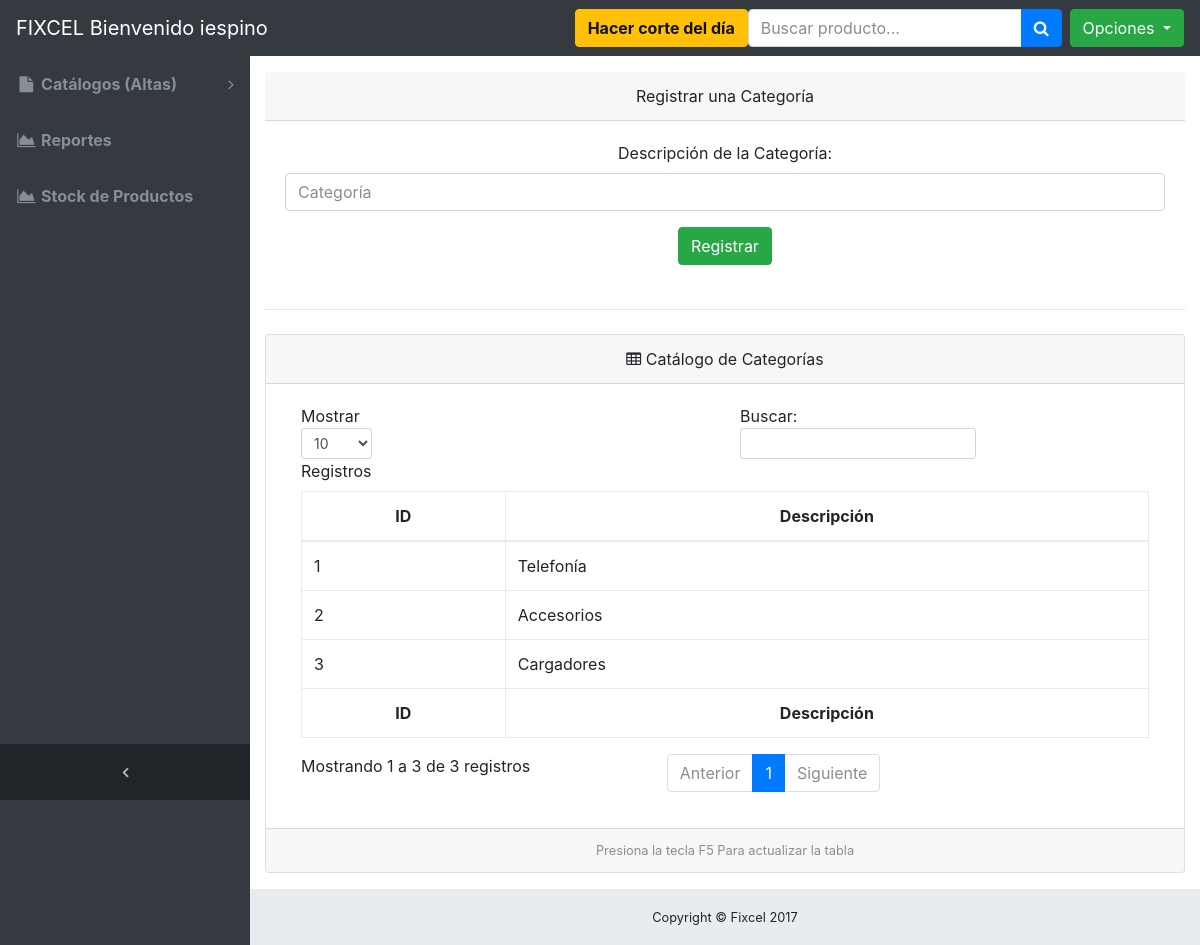
The page /altas_categorias.php (signed in) on the database as committed earlier.
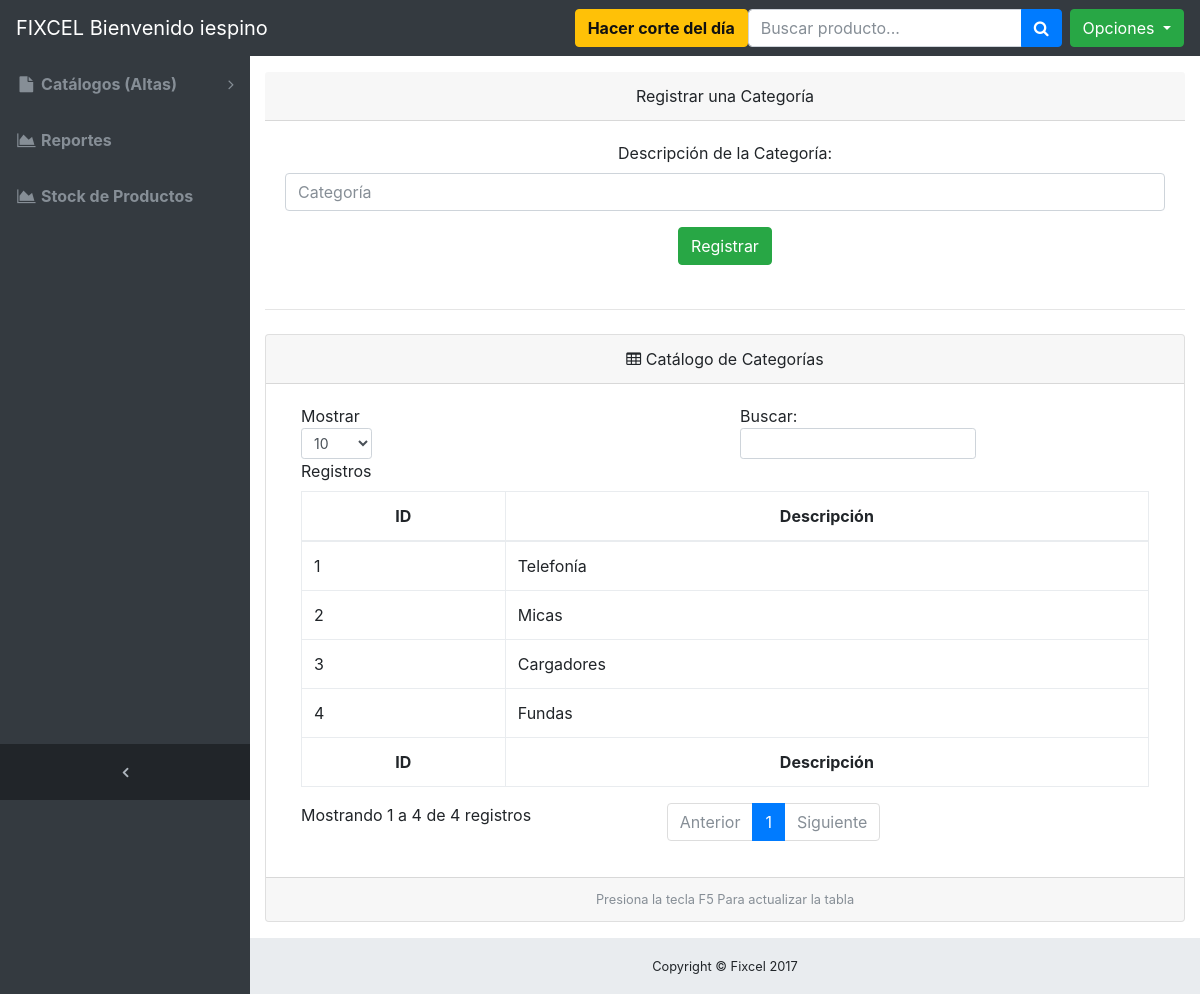
The same page on the database as committed later.
### tables this page shows
CREATE TABLE IF NOT EXISTS `categoria_productos` (
`id_categoria` int(11) NOT NULL,
  `descripcion_categoria` text NOT NULL
);

### application/DB_Connect.php (called while the page is built, shortened)
<?php
class DB_Connect {
    public function connect()
    {
        $con = new PDO('mysql:host=localhost;dbname=fixcel;charset=utf8', 'root', 'Password1');
        $con->setAttribute(PDO::ATTR_EMULATE_PREPARES, false);
        $con->setAttribute(PDO::ATTR_ERRMODE, PDO::ERRMODE_EXCEPTION);
        return $con;
    }
}
?>

### controllers/ControllerCategorias.php (called while the page is built, shortened)
<?php
 require_once 'application/DB_Connect.php';
class ControllerCategorias
{
    private $pdo;
    function __construct()
    {
        $this->db = new DB_Connect();
        $this->pdo = $this->db->connect();
    }
    public function getAllCategorias()
    {
        $stmt = $this->pdo->prepare('SELECT * FROM categoria_productos order by descripcion_categoria asc');
        $result = $stmt->execute( );
        $array = array();
        $ind = 0;
        foreach ($stmt as $row)
        {
            $itm = new Categorias();
            $itm->id_categoria = $row['id_categoria'];
            $itm->descripcion_categoria = $row['descripcion_categoria'];
            $array[$ind] = $itm;
            $ind++;
        }
        return $array;
    }
}
?>

### altas_categorias.php (the view, shortened to what this page needs)
<?php
require_once 'controllers/ControllerCategorias.php';
$controller_categorias = new ControllerCategorias();
$categorias = $controller_categorias->getAllCategorias();
?>
<!DOCTYPE html>
<html lang="en">
<head>
  <link href="vendor/bootstrap/css/bootstrap.min.css" rel="stylesheet">
  <link href="vendor/font-awesome/css/font-awesome.min.css" rel="stylesheet" type="text/css">
  <link href="css/sb-admin.css" rel="stylesheet">
  <link rel="stylesheet" href="dist_alert/sweetalert.css">
</head>
<body class="fixed-nav sticky-footer bg-dark" id="page-top">
      <?php
        include("menu.php");
      ?>
  <div class="content-wrapper">
    <div class="container-fluid">
     <center><div class="card-header">Registrar una Categoría</div></center>
          <div class="card-body">
           <form action="altas_categorias.php" method="post"  data-ajax="false">
              <div class="form-group">
                <center><label for="exampleInputPassword1">Descripción de la Categoría:</label></center>
                <input class="form-control" id="descripcion_categoria" name="descripcion_categoria" type="text" placeholder="Categoría" required>
              </div>
          <center> <input type="submit" class="btn btn-success" id="registrar" name="registrar" value="Registrar"> </center>
            </form>
         </div>
        <hr class="my-4">
      <div class="card mb-3">
        <center><div class="card-header">
          <i class="fa fa-table"></i> Catálogo de Categorías</div></center>
        <div class="card-body">
          <div class="table-responsive">
            <table class="table table-bordered" id="dataTable" width="100%" cellspacing="0">
              <thead>
                <tr>
                  <th><center>ID</center></th>
                  <th><center>Descripción</center></th>
                </tr>
              </thead>
              <tfoot>
                <tr>
                  <th><center>ID</center></th>
                  <th><center>Descripción</center></th>
                </tr>
              </tfoot>
              <tbody>
              <?php
                  foreach ($categorias as $u)
                  {
             echo "<tr>
                      <td>$u->id_categoria</td>
                      <td>$u->descripcion_categoria</td>
                 </tr>";
                  }
                ?>
              </tbody>
            </table>
          </div>
        </div>
        <center><div class="card-footer small text-muted">Presiona la tecla F5 Para actualizar la tabla</div></center>
      </div>
    </div>
    <?php
    include ("footer.php");
    ?>
  </div>
</body>
</html>

Rows that differ between the two databases and show on the page:
shown differently, row unchanged: categoria_productos "Cargadores": moves up the list
added categoria_productos: id_categoria "4", descripcion_categoria "Fundas"
changed categoria_productos id 2: descripcion_categoria "Accesorios" → "Micas"
Other text that changed with them:
text written by a page script: "Mostrar Registros Buscar: Mostrando 1 a 3 de 3 registros Anterior 1 Siguiente" → "Mostrar Registros Buscar: Mostrando 1 a 4 de 4 registros Anterior 1 Siguiente"
